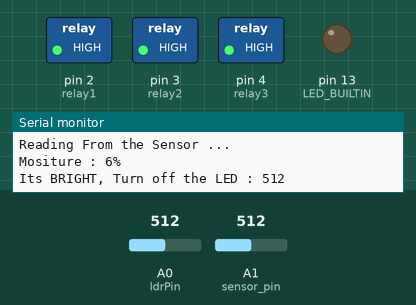
The sketch below on a simulated Arduino Uno, built with avr-gcc and run on an emulated ATmega328P. Shown: switched loads named in the sketch (green lamp = pin HIGH), output pins drawn as LEDs (lit = HIGH), the last lines printed to the serial monitor. Inputs (shaded band) come from the test bench; at power-on: A0 (ldrPin) = 512, A1 (sensor_pin) = 512.

Above: at 3.2 s.
3.3 s: A0 (ldrPin) set to 209
6.2 s: A0 (ldrPin) set to 191
At 9.9 s:
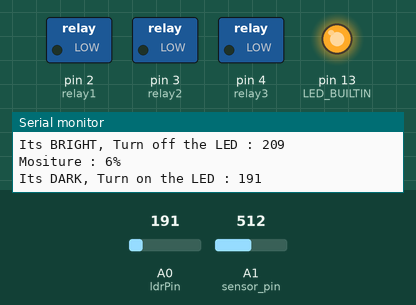
10.5 s: A0 (ldrPin) set to 210
At 14.2 s:
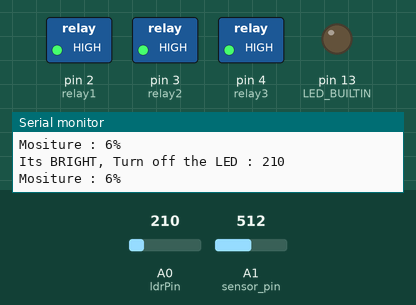
14.5 s: A0 (ldrPin) set to 190
At 17.3 s:
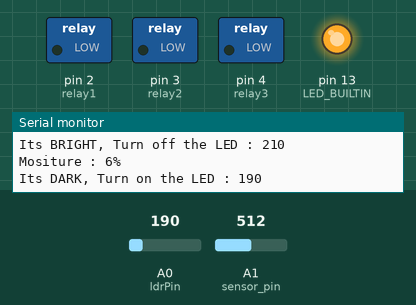
Timing chart, 0 to 18.8 s (numbered marks = the images above; inputs shaded):
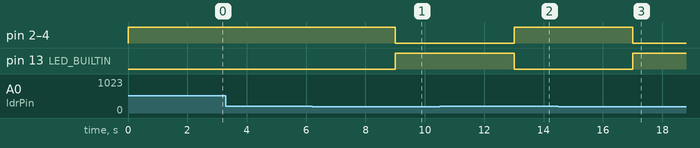

The sketch:

GEO_ARDUINO_BASE.ino
```cpp
int sensor_pin = A1;
const int ldrPin = A0;

const int relay1 = 2;
const int relay2 = 3;
const int relay3 = 4;

int output_value ;

void setup() {

   Serial.begin(9600);
   Serial.println("Reading From the Sensor ...");
   pinMode(LED_BUILTIN, OUTPUT);
   pinMode(ldrPin, INPUT);
   pinMode(relay1,OUTPUT);
   pinMode(relay2,OUTPUT);
   pinMode(relay3,OUTPUT);
   digitalWrite(relay1,HIGH);
   digitalWrite(relay2,HIGH);
   digitalWrite(relay3,HIGH);
   delay(2000);

   }

void loop() {

  int ldrStatus = analogRead(ldrPin);

   output_value= analogRead(sensor_pin);

   output_value = map(output_value,550,0,0,100);

   Serial.print("Mositure : ");

   Serial.print(output_value);

   Serial.println("%");

   delay(1000);
   if (ldrStatus <= 200)
  {
    Serial.print("Its DARK, Turn on the LED : ");
    Serial.println(ldrStatus);
    digitalWrite(LED_BUILTIN, HIGH);
    digitalWrite(relay1,LOW);
    digitalWrite(relay2,LOW);
    digitalWrite(relay3,LOW);
    delay(1000);

} else {

  Serial.print("Its BRIGHT, Turn off the LED : ");
  Serial.println(ldrStatus);
  digitalWrite(LED_BUILTIN, LOW);
  digitalWrite(relay1,HIGH);
  digitalWrite(relay2,HIGH);
  digitalWrite(relay3,HIGH);
  delay(1000);

}

   }
```

Measured:
- the behaviour switches between 201 and 200 on A0 (ldrPin) (found by bisection; images 0 and 1)
- after the input at 6.2 s, pin 2 (relay1), pin 3 (relay2), pin 4 (relay3): HIGH → LOW after 2.8 s; pin 13 (LED_BUILTIN): LOW → HIGH after 2.8 s
- after the input at 10.5 s, pin 2 (relay1), pin 3 (relay2), pin 4 (relay3): LOW → HIGH after 2.5 s; pin 13 (LED_BUILTIN): HIGH → LOW after 2.5 s
- after the input at 14.5 s, pin 2 (relay1), pin 3 (relay2), pin 4 (relay3): HIGH → LOW after 2.5 s; pin 13 (LED_BUILTIN): LOW → HIGH after 2.5 s
